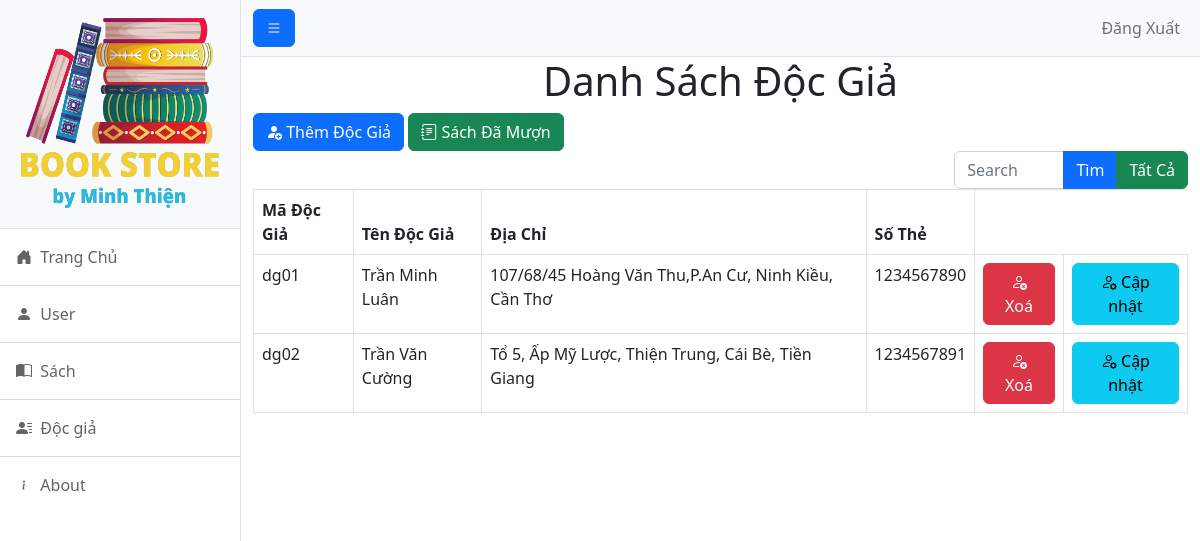
/thuvien/DocGia/docgia.php, run on an earlier commit of the app's database.
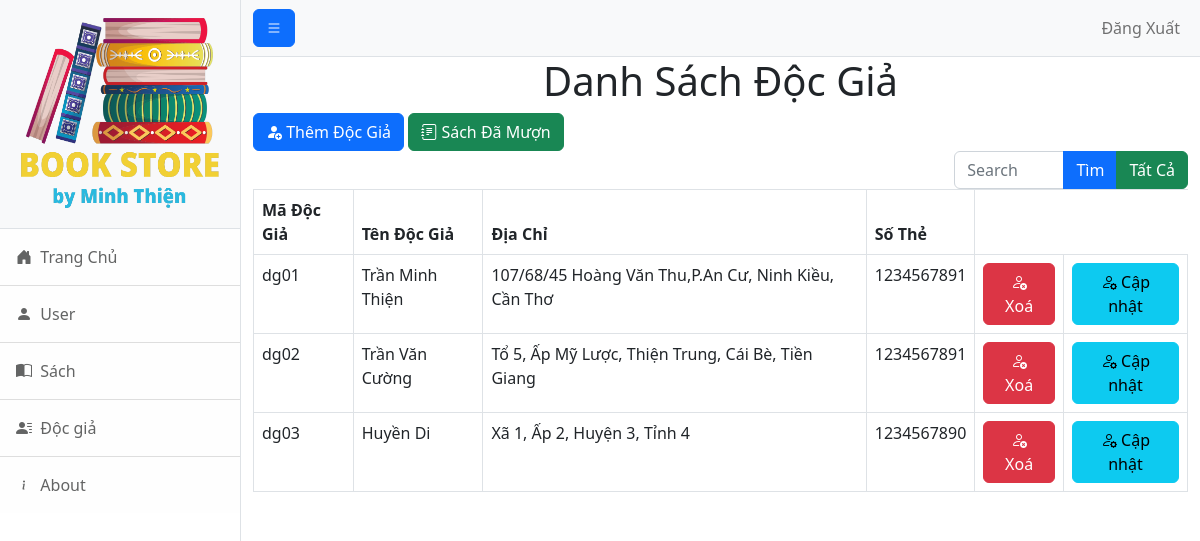
And on a later commit of the database.
### tables this page shows
CREATE TABLE `docgia` (
  `madg` varchar(10) NOT NULL,
  `tendg` varchar(30) NOT NULL,
  `diachidg` varchar(100) NOT NULL,
  `sothe` int(10) NOT NULL
);

### thuvien/DocGia/docgia.php (the view, shortened to what this page needs)
<!DOCTYPE html>
<html lang="en">
<head>
    <link href="css/styles.css" rel="stylesheet" />
</head>
<body>
    <div class="d-flex" id="wrapper">
        <div class="border-end bg-white" id="sidebar-wrapper">
            <div class="sidebar-heading border-bottom bg-light"><img height="200px" width="200px" src="img/logo.png"></div>
            <div class="list-group list-group-flush">
                <a class="bi bi-house-door-fill list-group-item list-group-item-action list-group-item-light p-3 " href="../home.php"> &nbspTrang Chủ</a>
                <a class="bi bi-person-fill list-group-item list-group-item-action list-group-item-light p-3" href="../admin.php"> &nbspUser</a>
                <a class="bi bi-book-half list-group-item list-group-item-action list-group-item-light p-3" href="../Sach/book.php"> &nbspSách</a>
                <a class="bi bi-person-lines-fill list-group-item list-group-item-action list-group-item-light p-3" href="docgia.php"> &nbspĐộc giả</a>
                <a class="bi bi-info list-group-item list-group-item-action list-group-item-light p-3" href="#!"> &nbspAbout</a>
            </div>
        </div>
        <div id="page-content-wrapper">
            <nav class="navbar navbar-expand-lg navbar-light bg-light border-bottom">
                <div class="container-fluid">
                    <button class="bi bi-list btn btn-primary" id="sidebarToggle"></button>
                    <div class="collapse navbar-collapse" id="navbarSupportedContent">
                        <ul class="navbar-nav ms-auto mt-2 mt-lg-0">
                            <li class="nav-item "><a class="nav-link" href="../logout.php">Đăng Xuất</a></li>
                        </ul>
                    </div>
                </div>
            </nav>
            <div class="container-fluid ">
                <h1 class="text-center">Danh Sách Độc Giả</h1>
                <?php include('form_add_docgia.php'); ?>
                <a class="text-decoration-none bi bi-journal-text btn btn-success" href="ShowSach.php"> Sách Đã Mượn</a>
                <?php
                include("../connect.php");
                if (isset($_REQUEST["search"])) {
                    $search = addslashes($_GET['search']);
                    if (empty($search)) {
                        echo "Hãy Nhập Dữ Liệu";
                    } else {
                        $key = $_GET['search'];
                        $query = "SELECT * FROM docgia WHERE tendg LIKE '%$search%' ";
                    }
                } else {
                    $query = "SELECT * FROM docgia";
                }
                $ketqua = mysqli_query($connect, $query);
                ?>
                <form class="searchbar" action="" method="get">
                    <div class="input-group rounded float-end w-25">
                        <input type="text" name="search" class="form-control" placeholder="Search" />
                        <input class="bi bi-search btn btn-primary" type="submit" value="Tìm">
                        <input value="Tất Cả" class="btn btn-success" type="button" onclick="window.location.href='docgia.php'">
                    </div>
                </form>
                <table class="table table-bordered mt-3">
                    <thead>
                        <tr>
                            <th scope="col">Mã Độc Giả</th>
                            <th scope="col">Tên Độc Giả</th>
                            <th scope="col">Địa Chỉ</th>
                            <th scope="col">Số Thẻ</th>
                        </tr>
                    </thead>
                    <tbody>
                        <tr>
                            <?php
                            while ($row = mysqli_fetch_array($ketqua)) {
                                echo "<tr>";
                                echo "<td>" . $row["madg"] . "</td>";
                                echo "<td>" . $row["tendg"] . "</td>";
                                echo "<td>" . $row["diachidg"] . "</td>";
                                echo "<td>" . $row["sothe"] . "</td>";
                                echo "<td><center><a class=\"text-decoration-none bi bi-person-x btn btn-danger \" href=\"delete_docgia.php?madg=" . $row["madg"] . "\"> Xoá</a> </center> </td>";
                                echo "<td><center><a class=\"text-decoration-none bi bi-person-gear btn btn-info\" href=\"edit_docgia.php?madg=" . $row["madg"] . "\"> Cập nhật</a></center></td>";
                            }
                            ?>
                        </tr>
                    </tbody>
                </table>
            </div>
        </div>
    </div>
</body>
</html>

What changed in the data, as far as the page shows it:
changed docgia "dg01": tendg "Trần Minh Luân" → "Trần Minh Thiện"; sothe "1234567890" → "1234567891"
added docgia: madg "dg03", tendg "Huyền Di", diachidg "Xã 1, Ấp 2, Huyện 3, Tỉnh 4", sothe "1234567890"
